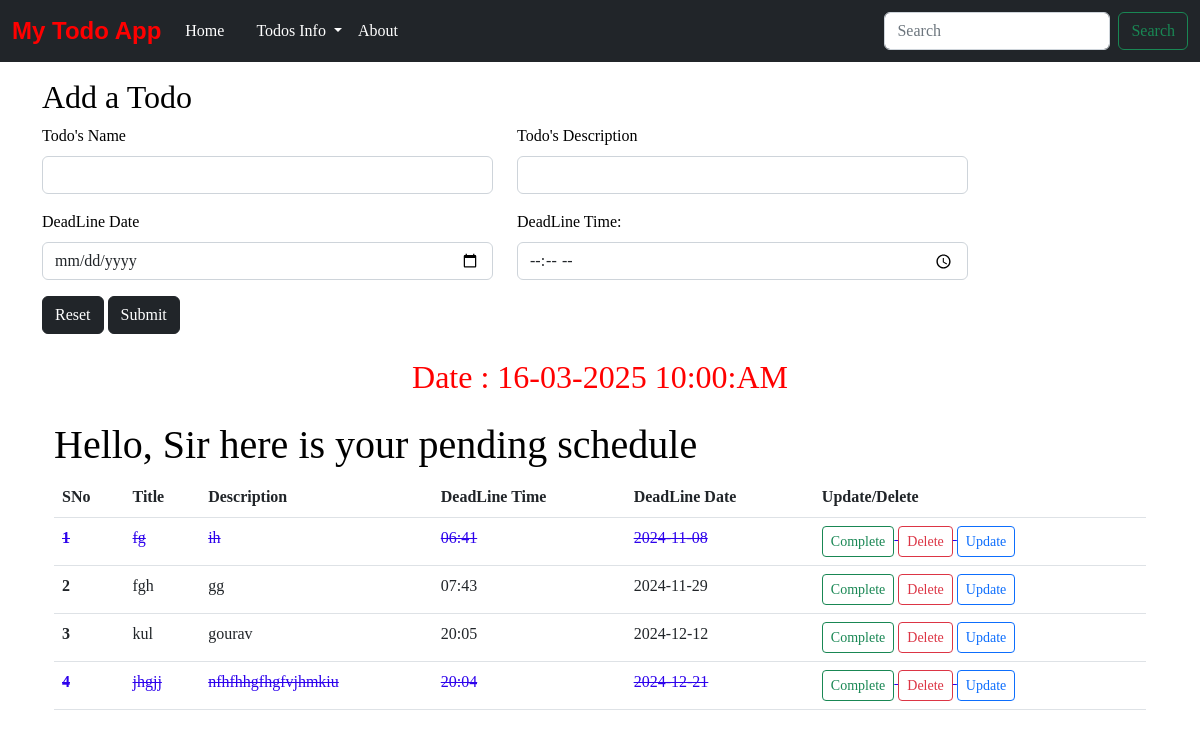
Before: / with the older database file.
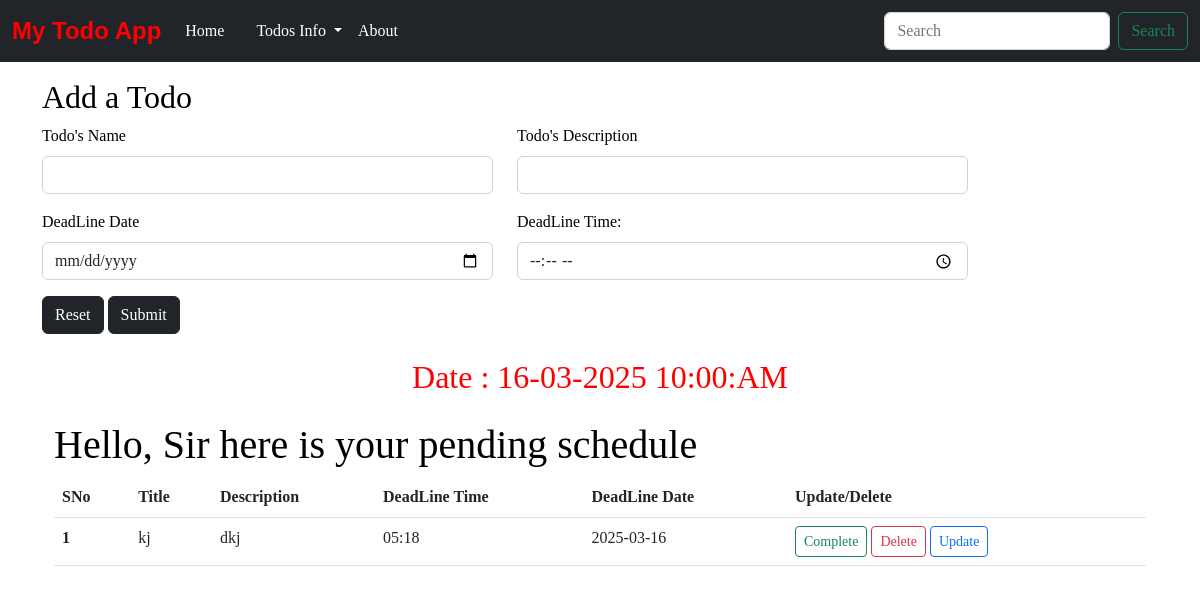
After: the same page with the newer database file.
### app.py (models this page shows, shortened)
class Todo(db.Model):
    sno = db.Column(db.Integer, primary_key=True)
    title = db.Column(db.String(200), nullable=False)
    desc = db.Column(db.String(500), nullable=False)
    time = db.Column(db.String(50))
    schedule_time = db.Column(db.String(50))
    completed = db.Column(db.Boolean, default=False)  # Track completion
    updated = db.Column(db.Boolean, default=False)

### app.py (the view, shortened to what this page needs)
@app.route('/', methods=['GET','POST'])
def hello_world():
    allTodo = Todo.query.all()
    xy= datetime.now()
    current_date = xy.strftime("%d-%m-%Y %H:%M:%p")
    return render_template('index.html', allTodo=allTodo,current_date=current_date )

### templates/index.html (shortened to what this page needs)
{% extends 'base.html' %}
{% block todos %}
<div class="container my-3">
  <h2>Add a Todo</h2>
  <form action="/" method="POST">
    <div class="row mb-3">
        <div class="col-md-5">
            <label for="title" class="form-label">Todo's Name</label>
            <input type="text" class="form-control" name="title" required>
        </div>
        <div class="col-md-5">
            <label for="desc" class="form-label">Todo's Description</label>
            <input type="text" class="form-control" name="desc" required>
        </div>
    </div>
    <div class="row mb-3">
      <div class="col-md-5">
          <label for="tododate" class="form-label"> DeadLine Date</label>
          <input type="date" class="form-control" name="tododate">
      </div>
      <div class="col-md-5">
          <label for="time" class="form-label">DeadLine Time:</label>
          <input type="time" class="form-control" name="time" required>
      </div>
  </div>
    <input type="reset" class="btn btn-dark" value="Reset">
    <button type="submit" class="btn btn-dark">Submit</button>
    </form>
</div>
<div class="container mt-4">
  <div style="text-align: center;">
    <h2 style="color: red">Date : {{ current_date }}</h2>
  </div>
<div class="container mt-4">
  <h1>Hello, Sir here is your pending schedule</h1>
  {% if allTodo|length == 0 %}
  <div class="alert alert-danger" role="alert">
    <h6 class="font-monospace"><b><i>Please</i> add some good things</b></h6>
  </div>
  {% else %}
    <table class="table">
      <thead>
        <tr>
          <th scope="col">SNo</th>
          <th scope="col">Title</th>
          <th scope="col">Description</th>
          <th scope="col">DeadLine Time</th>
          <th scope="col">DeadLine Date</th>
          <th scope="col">Update/Delete</th>
        </tr>
      </thead>
      <tbody>
        {% for todo in allTodo %}
          <tr{% if todo.completed %} style="text-decoration: line-through; color: rgb(45, 2, 236);" {% endif %}>
            <th scope="row">{{ loop.index }}</th>
            <td>{{ todo.title }}</td>
            <td>{{ todo.desc }}</td>
            <td>{{todo.time}}</td>
            <td>{{todo.schedule_time}}</td>
            <td>
              <a href="/complete/{{ todo.sno }}" class="btn btn-outline-success btn-sm">Complete</a>
              <a href="/delete/{{ todo.sno }}" class="btn btn-outline-danger btn-sm">Delete</a>
              <a href="/update/{{ todo.sno }}" class="btn btn-outline-primary btn-sm">Update</a>
            </td>
          </tr>
        {% endfor %}
      </tbody>
    </table>
  {% endif %}
{% endblock todos %}

### templates/base.html (shortened to what this page needs)
<!doctype html>
<html lang="en">
  <head>
    <link href="https://cdn.jsdelivr.net/npm/bootstrap@5.2.3/dist/css/bootstrap.min.css" rel="stylesheet">
    <link rel="stylesheet" href="{{ url_for('static', filename='css/style.css') }}">
  </head>
  <body>
    <nav class="navbar navbar-expand-lg bg-dark">
      <div class="container-fluid">
        <a class="navbar-brand " href="/">My Todo App</a>
        <div class="collapse navbar-collapse" id="navbarSupportedContent">
          <ul class="navbar-nav me-auto mb-2 mb-lg-0">
            <li class="nav-item">
              <a class="nav-link active text-white" aria-current="page" href="/">Home</a>
            </li>
            <li class="nav-item">
              <a class="nav-link text-white" href="#"></a>
            </li>
            <li class="nav-item dropdown">
              <a class="nav-link dropdown-toggle text-white" href="#" role="button" data-bs-toggle="dropdown" aria-expanded="false">
                Todos Info
              </a>
            </li>
            <li class="nav-item">
              <a class="nav-link text-white" href="/About" >About</a>
            </li>
          </ul>
          <form class="d-flex" role="search">
            <input class="form-control me-2" type="search" placeholder="Search" aria-label="Search">
            <button class="btn btn-outline-success" type="submit">Search</button>
          </form>
        </div>
      </div>
    </nav>
     {% block todos %}
     {% endblock todos %}
</body>
</html>

### static/css/style.css (style rules this page uses)
.navbar-brand { font-size: 1.5rem; font-weight: bold; font-family: Verdana, Geneva, Tahoma, sans-serif; color :red; }

Changed rows visible on the page:
removed Todo: title "fgh", desc "gg", time "07:43", schedule_time "2024-11-29"
removed Todo: title "kul", desc "gourav", time "20:05", schedule_time "2024-12-12"
removed Todo: title "jhgjj", desc "nfhfhhgfhgfvjhmkiu", time "20:04", schedule_time "2024-12-21", completed True (drawn)
changed Todo: completed True → False (drawn); title "fg" → "kj"; desc "ih" → "dkj"; time "06:41" → "05:18"; schedule_time "2024-11-08" → "2025-03-16"
